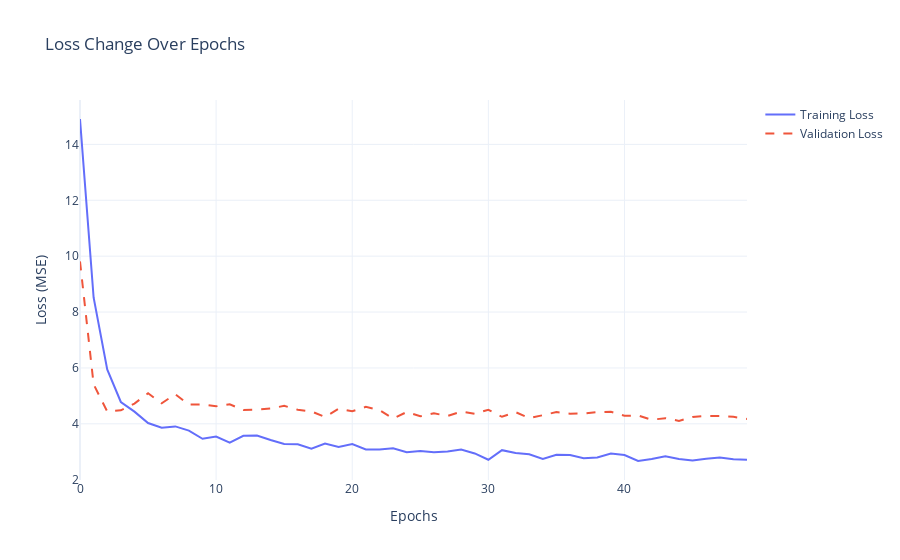

Notebook code cell kept with this figure:
### Code cell
import plotly.graph_objects as go

# Extract loss values from training history (Ensure history exists)
train_loss = history.history['loss']
val_loss = history.history['val_loss']

# Create a Plotly figure
fig = go.Figure()

# Add training loss trace
fig.add_trace(go.Scatter(
    y=train_loss,
    mode='lines',
    name='Training Loss',
    line=dict(width=2)
))

# Add validation loss trace
fig.add_trace(go.Scatter(
    y=val_loss,
    mode='lines',
    name='Validation Loss',
    line=dict(width=2, dash='dash')
))

# Customize layout
fig.update_layout(
    title='Loss Change Over Epochs',
    xaxis_title='Epochs',
    yaxis_title='Loss (MSE)',
    legend=dict(font=dict(size=12)),
    template='plotly_white'
)

# Show the figure
fig.show()

### Figure 1 — Plotly figure (JSON) as saved in the notebook; plotly's stock layout.template omitted (floating-point values rounded to 4 significant figures)
{"data": [{"line": {"width": 2}, "mode": "lines", "name": "Training Loss", "type": "scatter", "y": [14.91, 8.522, 5.948, 4.782, 4.436, 4.027, 3.862, 3.908, 3.756, 3.465, 3.547, 3.325, 3.571, 3.581, 3.419, 3.279, 3.269, 3.109, 3.292, 3.171, 3.273, 3.08, 3.076, 3.124, 2.981, 3.024, 2.983, 3.013, 3.077, 2.94, 2.713, 3.057, 2.957, 2.909, 2.746, 2.893, 2.887, 2.768, 2.796, 2.934, 2.884, 2.669, 2.739, 2.842, 2.742, 2.691, 2.751, 2.795, 2.729, 2.71]}, {"line": {"dash": "dash", "width": 2}, "mode": "lines", "name": "Validation Loss", "type": "scatter", "y": [9.813, 5.415, 4.441, 4.483, 4.724, 5.092, 4.735, 5.058, 4.687, 4.691, 4.625, 4.699, 4.495, 4.506, 4.547, 4.643, 4.502, 4.444, 4.243, 4.541, 4.448, 4.607, 4.49, 4.185, 4.421, 4.27, 4.375, 4.283, 4.435, 4.36, 4.501, 4.252, 4.417, 4.205, 4.308, 4.419, 4.36, 4.369, 4.419, 4.433, 4.288, 4.297, 4.145, 4.202, 4.106, 4.245, 4.279, 4.28, 4.249, 4.175]}], "layout": {"legend": {"font": {"size": 12}}, "title": {"text": "Loss Change Over Epochs"}, "xaxis": {"title": {"text": "Epochs"}}, "yaxis": {"title": {"text": "Loss (MSE)"}}}}
